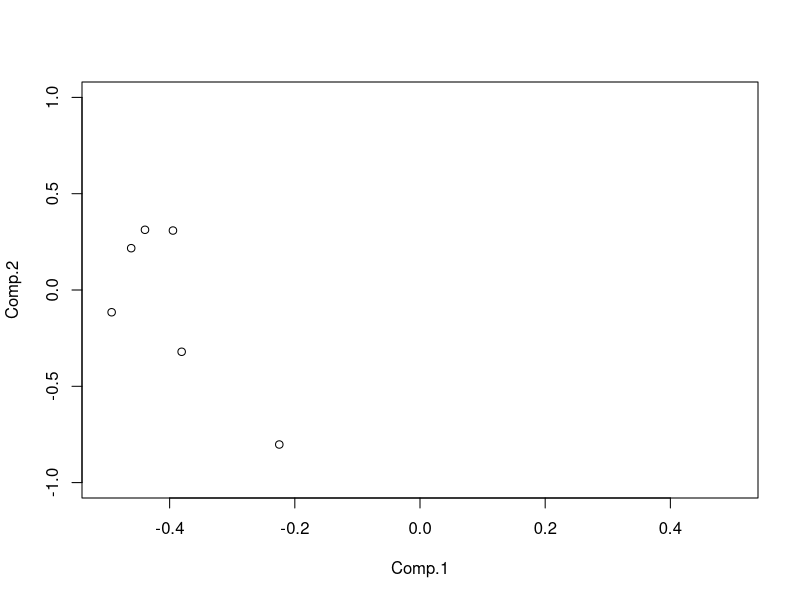

This figure's R source:
hyouka_ <- read.table("hyouka.csv", header = TRUE, sep = ",")
hyouka  <- hyouka_[, -1]

hyouka_pca <- princomp(~ ., cor = TRUE, data = hyouka)

# ▼ loadings を普通の行列に変換（重要）
L <- unclass(hyouka_pca$loadings)

# ▼ Comp.1（横軸）だけ反転
L[,1] <- -L[,1]

pdf("Class11_rp17-1D_YY.pdf")
plot(L[,1:2], xlim=c(-0.5,0.5), ylim=c(-1,1))
dev.off()
